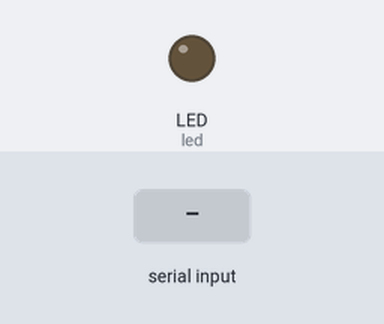
This program was run on a simulated CircuitPython board. On the bench: output pins drawn as LEDs (lit = HIGH). The test bench sets the inputs (shaded band). What the program prints to the serial console is not drawn.

Above: at 0.1 s.
1.3 s: "1" received over the second serial link
At 1.5 s:
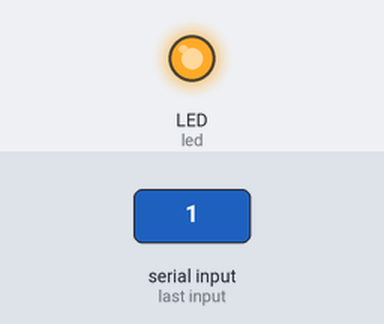
Timing chart, 0 to 10.3 s (numbered marks = the images above; inputs shaded):
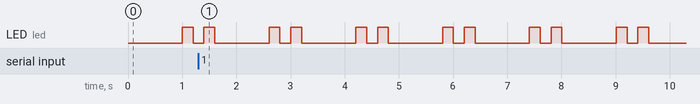

The program:

usbCommunicate.py
```python
import board
import busio
import digitalio
import time
import usb_cdc

# For most CircuitPython boards:
led = digitalio.DigitalInOut(board.LED)
# For QT Py M0:
# led = digitalio.DigitalInOut(board.SCK)
led.direction = digitalio.Direction.OUTPUT

buf = bytearray(8)

arr = bytes([1,3,118,0,160,0,180,3,22,0,170,0,170,0,170,0,160,0,0,0,0,0,0,0,0,0,0,0,0,0,160,0,160,0,150,0,150,0,150,0,150,0,160,0,0,0,0,0,0,0,0,0,0,0,0,0,0,0,0,0,3,0,2,0,1,0,1,0,1,0,0,0,0,0,1,0,1,0,1,0,1,0,1,0,1,0,1,0,0,0,0,0,0,0,2,0,0,0,2,0,2,0,4,0,0,0,0,0,0,0,0,0,0,0,0,0,0,0,0,0,0,217,151])

while True:
    usb_cdc.data.readinto(buf)
    usb_cdc.data.write(arr)
    print(buf)
    led.value = 1
    time.sleep(0.2)
    led.value = 0
    time.sleep(0.2)
    led.value = 1
    time.sleep(0.2)
    led.value = 0
```

Measured:
- by itself, LED (led): repeats every 1.6 s: LOW 1.0 s, HIGH 0.20 s, LOW 0.20 s, HIGH 0.20 s
